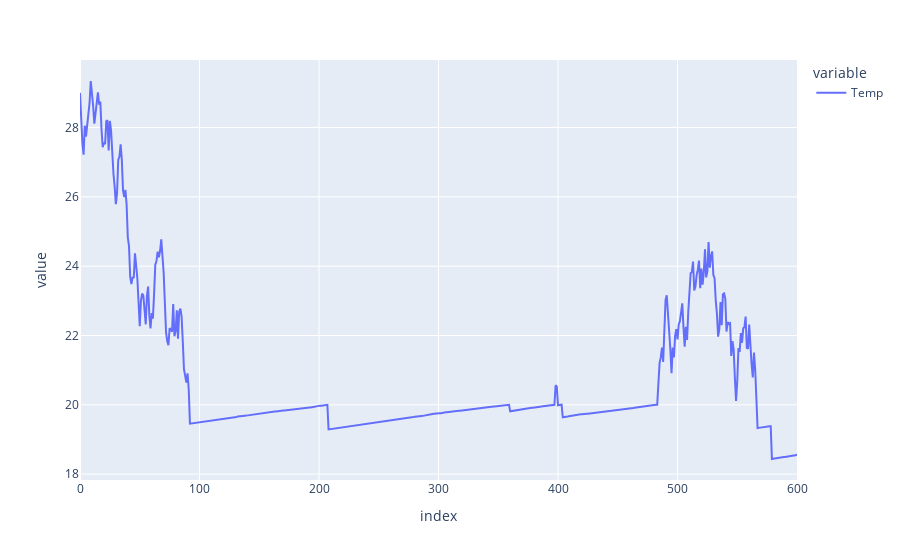

Write notebook code for a chart like this one.
### Code cell
import plotly.express as px

px.line(df)

### Figure 1 — Plotly figure (JSON) as saved in the notebook; plotly's stock layout.template omitted (floating-point values rounded to 4 significant figures; data arrays with more than 128 entries replaced by an {"elided": "..."} marker saying what was removed)
{"data": [{"hovertemplate": "variable=Temp<br>index=%{x}<br>value=%{y}<extra></extra>", "legendgroup": "Temp", "line": {"color": "#636efa", "dash": "solid"}, "mode": "lines", "name": "Temp", "orientation": "v", "showlegend": true, "type": "scatter", "x": {"elided": "601 int values"}, "xaxis": "x", "y": {"elided": "601 float values"}, "yaxis": "y"}], "layout": {"legend": {"title": {"text": "variable"}, "tracegroupgap": 0}, "margin": {"t": 60}, "xaxis": {"anchor": "y", "domain": [0, 1], "title": {"text": "index"}}, "yaxis": {"anchor": "x", "domain": [0, 1], "title": {"text": "value"}}}}
